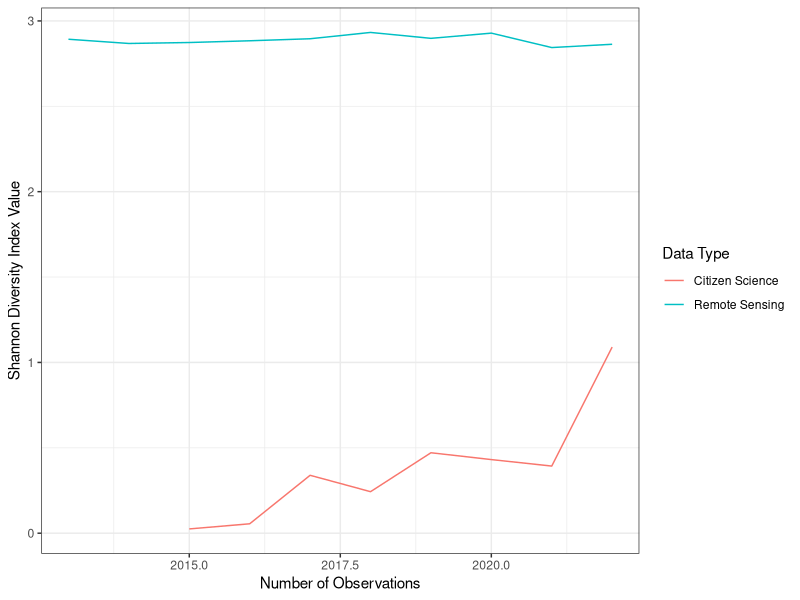

Write R code to recreate this figure.

library(tidyverse)
library(sf)
library(vegan)

# Set working direction
setwd("/home/jovyan/data-store/hackathon2023_F")

# FOR RIM FIRE
# rs <- read.csv("./Data/RS_diversity_rim_fire.csv")
# occ <- read.csv("./Data/GBIF_DivByYear_Rim Fire.csv")
# fire_name <- "Rim Fire"

# FOR CAMERON PEAK FIRE
rs <- read.csv("./Data/RS_Shannon_diversity_Cameron_peak.csv")
occ <- read.csv("./Data/GBIF_DivByYear_Cameron Peak Fire.csv")
fire_name <- "Cameron Peak Fire"

df <- left_join(rs, occ, by="year") %>% select(year, RS_shannon_mean, shannon_div) %>% gather("source", "div", -year)

df$source[df$source == "RS_shannon_mean"] <- "Remote Sensing"
df$source[df$source == "shannon_div"] <- "Citizen Science"
df$year <- as.integer(df$year)

# Diversity index vs. number of obs 
plt1 <- ggplot(df, aes(x = year, y = div, col=source)) +
  geom_line() + 
  xlab("Number of Observations") +
  ylab("Shannon Diversity Index Value") +
  labs(col = "Data Type") + 
  theme_bw()
  
ggsave(plt1, filename = paste0("./Figures/ShannonIndexValuesThroughTime_", fire_name, ".png"))
